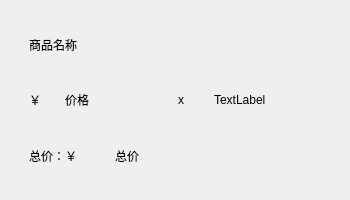
<?xml version="1.0" encoding="UTF-8"?>
<ui version="4.0">
 <class>OrderItem</class>
 <widget class="QWidget" name="OrderItem">
  <property name="geometry">
   <rect>
    <x>0</x>
    <y>0</y>
    <width>350</width>
    <height>200</height>
   </rect>
  </property>
  <property name="windowTitle">
   <string>Form</string>
  </property>
  <layout class="QHBoxLayout" name="horizontalLayout">
   <item>
    <widget class="QWidget" name="widget" native="true">
     <layout class="QVBoxLayout" name="verticalLayout">
      <item>
       <widget class="QWidget" name="widget_3" native="true">
        <layout class="QHBoxLayout" name="horizontalLayout_2">
         <item>
          <widget class="QLabel" name="label_name">
           <property name="text">
            <string>商品名称</string>
           </property>
          </widget>
         </item>
        </layout>
       </widget>
      </item>
      <item>
       <widget class="QWidget" name="widget_4" native="true">
        <layout class="QHBoxLayout" name="horizontalLayout_3">
         <item>
          <widget class="QLabel" name="label">
           <property name="maximumSize">
            <size>
             <width>30</width>
             <height>16777215</height>
            </size>
           </property>
           <property name="text">
            <string>￥</string>
           </property>
           <property name="alignment">
            <set>Qt::AlignLeading|Qt::AlignLeft|Qt::AlignVCenter</set>
           </property>
          </widget>
         </item>
         <item>
          <widget class="QLabel" name="label_price">
           <property name="text">
            <string>价格</string>
           </property>
          </widget>
         </item>
         <item>
          <widget class="QLabel" name="label_3">
           <property name="maximumSize">
            <size>
             <width>30</width>
             <height>16777215</height>
            </size>
           </property>
           <property name="text">
            <string>x</string>
           </property>
          </widget>
         </item>
         <item>
          <widget class="QLabel" name="label_count">
           <property name="text">
            <string>TextLabel</string>
           </property>
          </widget>
         </item>
        </layout>
       </widget>
      </item>
      <item>
       <widget class="QWidget" name="widget_5" native="true">
        <layout class="QHBoxLayout" name="horizontalLayout_4">
         <item>
          <widget class="QLabel" name="label_2">
           <property name="maximumSize">
            <size>
             <width>80</width>
             <height>16777215</height>
            </size>
           </property>
           <property name="text">
            <string>总价：￥</string>
           </property>
          </widget>
         </item>
         <item>
          <widget class="QLabel" name="label_total">
           <property name="text">
            <string>总价</string>
           </property>
          </widget>
         </item>
        </layout>
       </widget>
      </item>
     </layout>
    </widget>
   </item>
  </layout>
 </widget>
 <resources/>
 <connections/>
</ui>
